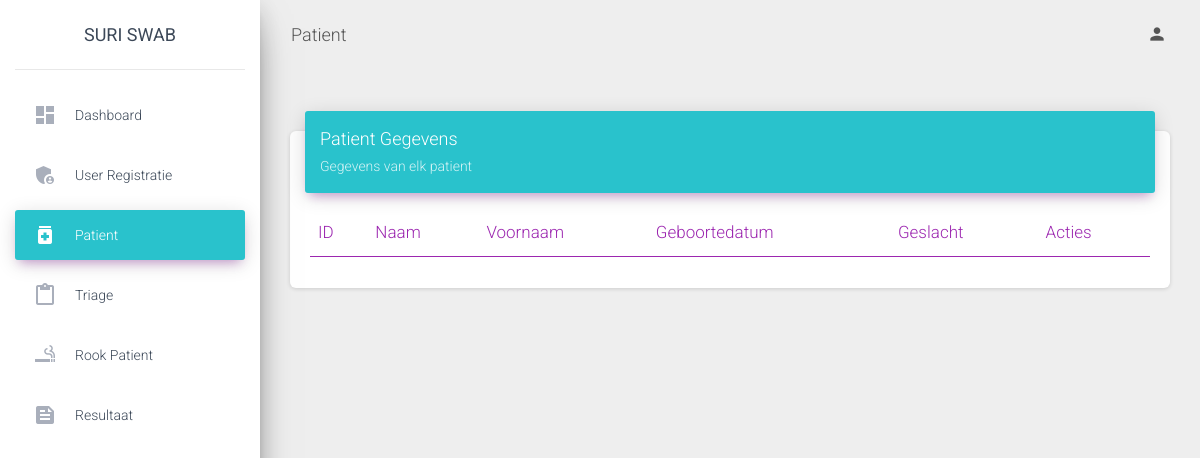
Before: /admin/view/patient.php (signed in) with the older database file.
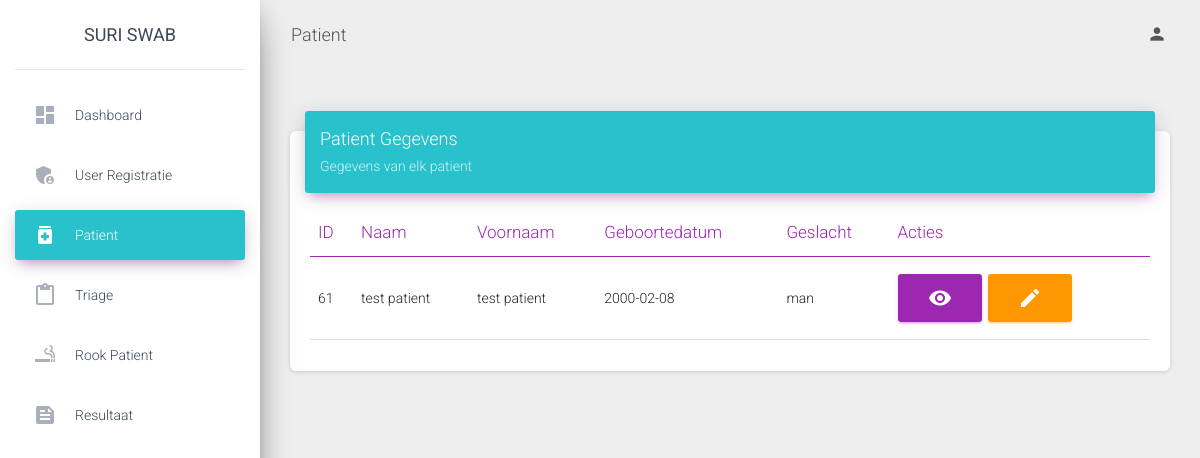
After: the same page with the newer database file.
### tables this page shows
CREATE TABLE `patient` (
  `id_patient` int(11) NOT NULL,
  `id_gebruikers` int(11) NOT NULL,
  `id_district` int(11) NOT NULL,
  `naam` varchar(30) NOT NULL,
  `voornaam` varchar(30) NOT NULL,
  `nationaliteit` varchar(30) NOT NULL,
  `id_nummer` varchar(30) NOT NULL,
  `geslacht` varchar(30) NOT NULL,
  `adres` varchar(30) NOT NULL,
  `geboortedatum` date NOT NULL,
  `datum` date NOT NULL,
  `beroep` varchar(30) NOT NULL,
  `huisarts` varchar(30) NOT NULL
);

### admin/view/patient.php (the view, shortened to what the changed rows need)
<?php
include '../../db/connection.php';
?>
<!DOCTYPE html>
<html lang="en">
<head>
  <link rel="stylesheet" href="https://maxcdn.bootstrapcdn.com/font-awesome/latest/css/font-awesome.min.css">
  <link href="https://cdn.jsdelivr.net/npm/bootstrap@5.0.1/dist/css/bootstrap.min.css" rel="stylesheet">
  <link href="../../assets/css/material-dashboard.css?v=2.1.2" rel="stylesheet" />
  <link href="../../assets/demo/demo.css" rel="stylesheet" />
 <link href="https://cdn.datatables.net/1.10.25/css/dataTables.bootstrap5.min.css" rel="stylesheet">
</head>
<body class="">
  <div class="wrapper ">
    <div class="main-panel">
  <div class="content">
    <div class="container-fluid">
          <div class="row">
            <div class="col-md-12">
              <div class="card">
                <div class="card-body">
                  <div class="table-responsive">
                    <table class="table" id="myTable">
                      <thead class=" text-primary">
                        <th>
                          ID
                        </th>
                        <th>
                          Naam
                        </th>
                        <th>
                          Voornaam
                        </th>
                        <th>
                          Geboortedatum
                        </th>
                        <th>
                          Geslacht
                        </th>
                        <th>
                          Acties
                        </th>
                      </thead>
                      <tbody>
                      <?php
                      $sql = "SELECT * from patient";
                      $result = $conn->query($sql);
                                    if ($result->num_rows > 0) {
                                        while ($row = $result->fetch_assoc()) {
                      ?>
                      <tr>
                                                <td><?php echo $row['id_patient']; ?></td>
                                                <td><?php echo $row['naam']; ?></td>
                                                <td><?php echo $row['voornaam']; ?></td>
                                                <td><?php echo $row['geboortedatum']; ?></td>
                                                <td><?php echo $row['geslacht']; ?></td>
                                                <td>
                                                <a href="#view<?php echo $row['id_patient']; ?>" data-toggle="modal" class="btn btn-primary material-icons">visibility</a>
                                                <a href="#edit<?php echo $row['id_patient']; ?>" data-toggle="modal" class="btn btn-warning material-icons">edit</a>
                                                </td>
                      </tr>
                                    <?php
                                        }
                                    } else {
                                      echo "";
                                    }
                                    ?>
                      </tbody>
                    </table>
                  </div>
                </div>
              </div>
            </div>
          </div>
        </div>
      </div>
</body>
</html>

Changed rows visible on the page:
added patient: id_patient "61", naam "test patient", voornaam "test patient", geboortedatum "2000-02-08", geslacht "man"
